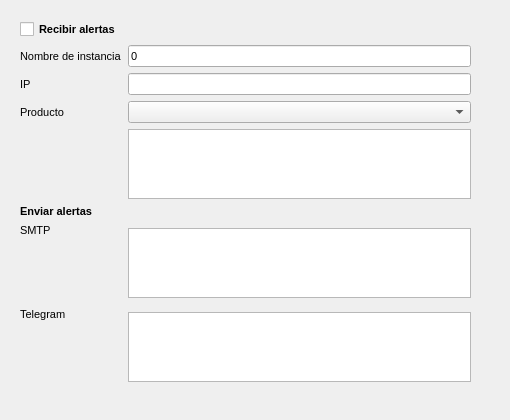
   <widget class="QWidget" name="tab_3">
    <attribute name="title">
     <string>Alertas</string>
    </attribute>
    <widget class="QWidget" name="gridLayoutWidget">
     <property name="geometry">
      <rect>
       <x>20</x>
       <y>20</y>
       <width>481</width>
       <height>391</height>
      </rect>
     </property>
     <layout class="QGridLayout" name="gridLayout">
      <item row="6" column="1">
       <widget class="QListWidget" name="smtpList">
        <property name="maximumSize">
         <size>
          <width>16777215</width>
          <height>70</height>
         </size>
        </property>
        <property name="font">
         <font>
          <family>Ubuntu</family>
          <pointsize>8</pointsize>
         </font>
        </property>
       </widget>
      </item>
      <item row="2" column="0">
       <widget class="QLabel" name="label_13">
        <property name="font">
         <font>
          <family>Ubuntu</family>
          <pointsize>8</pointsize>
         </font>
        </property>
        <property name="text">
         <string>IP</string>
        </property>
       </widget>
      </item>
      <item row="0" column="0" colspan="2">
       <widget class="QCheckBox" name="alerts">
        <property name="font">
         <font>
          <family>Ubuntu</family>
          <pointsize>8</pointsize>
          <weight>75</weight>
          <bold>true</bold>
         </font>
        </property>
        <property name="text">
         <string>Recibir alertas</string>
        </property>
       </widget>
      </item>
      <item row="3" column="1">
       <widget class="QComboBox" name="selectAddon">
        <property name="font">
         <font>
          <family>Ubuntu</family>
          <pointsize>8</pointsize>
         </font>
        </property>
       </widget>
      </item>
      <item row="1" column="1">
       <widget class="QLineEdit" name="selectInstance">
        <property name="font">
         <font>
          <family>Ubuntu</family>
          <pointsize>8</pointsize>
         </font>
        </property>
        <property name="text">
         <string>0</string>
        </property>
       </widget>
      </item>
      <item row="1" column="0">
       <widget class="QLabel" name="label_3">
        <property name="font">
         <font>
          <family>Ubuntu</family>
          <pointsize>8</pointsize>
         </font>
        </property>
        <property name="text">
         <string>Nombre de instancia</string>
        </property>
       </widget>
      </item>
      <item row="8" column="1">
       <spacer name="verticalSpacer_3">
        <property name="orientation">
         <enum>Qt::Vertical</enum>
        </property>
        <property name="sizeHint" stdset="0">
         <size>
          <width>20</width>
          <height>40</height>
         </size>
        </property>
       </spacer>
      </item>
      <item row="5" column="0">
       <widget class="QLabel" name="label_4">
        <property name="font">
         <font>
          <family>Ubuntu</family>
          <pointsize>8</pointsize>
          <weight>75</weight>
          <bold>true</bold>
         </font>
        </property>
        <property name="text">
         <string>Enviar alertas</string>
        </property>
       </widget>
      </item>
      <item row="2" column="1">
       <widget class="QLineEdit" name="selectAlertsIP">
        <property name="font">
         <font>
          <family>Ubuntu</family>
          <pointsize>8</pointsize>
         </font>
        </property>
        <property name="text">
         <string/>
        </property>
       </widget>
      </item>
      <item row="3" column="0">
       <widget class="QLabel" name="label_14">
        <property name="font">
         <font>
          <family>Ubuntu</family>
          <pointsize>8</pointsize>
         </font>
        </property>
        <property name="text">
         <string>Producto</string>
        </property>
       </widget>
      </item>
      <item row="6" column="0">
       <widget class="QLabel" name="label_24">
        <property name="font">
         <font>
          <family>Ubuntu</family>
          <pointsize>8</pointsize>
         </font>
        </property>
        <property name="text">
         <string>SMTP</string>
        </property>
        <property name="alignment">
         <set>Qt::AlignLeading|Qt::AlignLeft|Qt::AlignTop</set>
        </property>
       </widget>
      </item>
      <item row="6" column="2">
       <layout class="QVBoxLayout" name="verticalLayout_2">
        <item>
         <widget class="QPushButton" name="addSMTP">
          <property name="minimumSize">
           <size>
            <width>24</width>
            <height>24</height>
           </size>
          </property>
          <property name="maximumSize">
           <size>
            <width>24</width>
            <height>24</height>
           </size>
          </property>
          <property name="toolTip">
           <string>&lt;html&gt;&lt;head/&gt;&lt;body&gt;&lt;p&gt;Nuevo email de destino&lt;/p&gt;&lt;/body&gt;&lt;/html&gt;</string>
          </property>
          <property name="text">
           <string/>
          </property>
          <property name="icon">
           <iconset>
            <normaloff>../images/icon/ptz_zoomin.png</normaloff>../images/icon/ptz_zoomin.png</iconset>
          </property>
          <property name="flat">
           <bool>true</bool>
          </property>
         </widget>
        </item>
        <item>
         <widget class="QPushButton" name="removeSMTP">
          <property name="minimumSize">
           <size>
            <width>24</width>
            <height>24</height>
           </size>
          </property>
          <property name="maximumSize">
           <size>
            <width>24</width>
            <height>24</height>
           </size>
          </property>
          <property name="toolTip">
           <string>&lt;html&gt;&lt;head/&gt;&lt;body&gt;&lt;p&gt;Nuevo email de destino&lt;/p&gt;&lt;/body&gt;&lt;/html&gt;</string>
          </property>
          <property name="text">
           <string/>
          </property>
          <property name="icon">
           <iconset>
            <normaloff>../images/icon/ptz_zoomout.png</normaloff>../images/icon/ptz_zoomout.png</iconset>
          </property>
          <property name="flat">
           <bool>true</bool>
          </property>
         </widget>
        </item>
        <item>
         <spacer name="verticalSpacer_7">
          <property name="orientation">
           <enum>Qt::Vertical</enum>
          </property>
          <property name="sizeHint" stdset="0">
           <size>
            <width>20</width>
            <height>40</height>
           </size>
          </property>
         </spacer>
        </item>
       </layout>
      </item>
      <item row="7" column="0">
       <widget class="QLabel" name="label_2">
        <property name="font">
         <font>
          <family>Ubuntu</family>
          <pointsize>8</pointsize>
         </font>
        </property>
        <property name="text">
         <string>Telegram</string>
        </property>
        <property name="alignment">
         <set>Qt::AlignLeading|Qt::AlignLeft|Qt::AlignTop</set>
        </property>
       </widget>
      </item>
      <item row="7" column="1">
       <widget class="QListWidget" name="tgList">
        <property name="maximumSize">
         <size>
          <width>16777215</width>
          <height>70</height>
         </size>
        </property>
        <property name="font">
         <font>
          <family>Ubuntu</family>
          <pointsize>8</pointsize>
         </font>
        </property>
       </widget>
      </item>
      <item row="7" column="2">
       <layout class="QVBoxLayout" name="verticalLayout_3">
        <item>
         <widget class="QPushButton" name="addTG">
          <property name="minimumSize">
           <size>
            <width>24</width>
            <height>24</height>
           </size>
          </property>
          <property name="maximumSize">
           <size>
            <width>24</width>
            <height>24</height>
           </size>
          </property>
          <property name="toolTip">
           <string>&lt;html&gt;&lt;head/&gt;&lt;body&gt;&lt;p&gt;Nuevo email de destino&lt;/p&gt;&lt;/body&gt;&lt;/html&gt;</string>
          </property>
          <property name="text">
           <string/>
          </property>
          <property name="icon">
           <iconset>
            <normaloff>../images/icon/ptz_zoomin.png</normaloff>../images/icon/ptz_zoomin.png</iconset>
          </property>
          <property name="flat">
           <bool>true</bool>
          </property>
         </widget>
        </item>
        <item>
         <widget class="QPushButton" name="removeTG">
          <property name="minimumSize">
           <size>
            <width>24</width>
            <height>24</height>
           </size>
          </property>
          <property name="maximumSize">
           <size>
            <width>24</width>
            <height>24</height>
           </size>
          </property>
          <property name="toolTip">
           <string>&lt;html&gt;&lt;head/&gt;&lt;body&gt;&lt;p&gt;Nuevo email de destino&lt;/p&gt;&lt;/body&gt;&lt;/html&gt;</string>
          </property>
          <property name="text">
           <string/>
          </property>
          <property name="icon">
           <iconset>
            <normaloff>../images/icon/ptz_zoomout.png</normaloff>../images/icon/ptz_zoomout.png</iconset>
          </property>
          <property name="flat">
           <bool>true</bool>
          </property>
         </widget>
        </item>
        <item>
         <spacer name="verticalSpacer_8">
          <property name="orientation">
           <enum>Qt::Vertical</enum>
          </property>
          <property name="sizeHint" stdset="0">
           <size>
            <width>20</width>
            <height>40</height>
           </size>
          </property>
         </spacer>
        </item>
       </layout>
      </item>
      <item row="4" column="1">
       <widget class="QListWidget" name="alertFilter">
        <property name="maximumSize">
         <size>
          <width>16777215</width>
          <height>70</height>
         </size>
        </property>
       </widget>
      </item>
     </layout>
    </widget>
   </widget>
